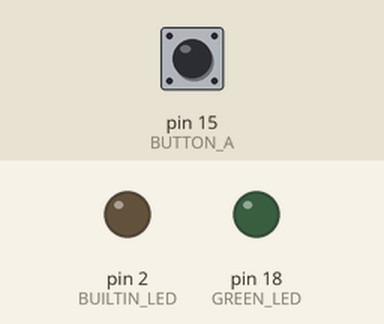
This sketch was run on a simulated Arduino Uno, built with avr-gcc and run on an emulated ATmega328P. Shown: output pins drawn as LEDs (lit = HIGH). The inputs (shaded band) are chosen by the test bench; at power-on: pin 15 (BUTTON_A) HIGH.

Above: at 1.2 s.
1.3 s: pin 15 (BUTTON_A) pulled LOW for 0.15 s
At 1.37 s:
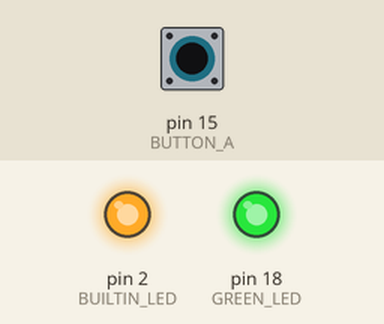
2.9 s: pin 15 (BUTTON_A) pulled LOW for 1 s
At 4.3 s:
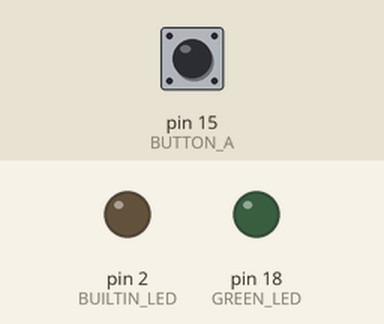
5.4 s: pin 15 (BUTTON_A) pulled LOW for 3.2 s
At 6.6 s:
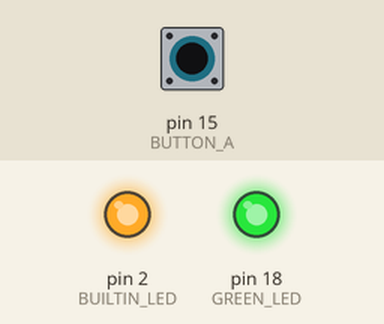
Timing chart, 0 to 10.1 s (numbered marks = the images above; inputs shaded):
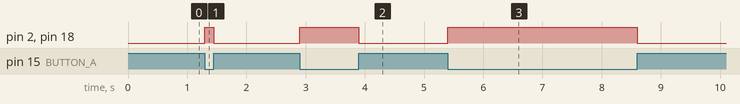

Measured:
- after the input at 1.3 s, pin 2 (BUILTIN_LED), pin 18 (GREEN_LED): LOW → HIGH at once, → LOW 0.15 s later
- after the input at 2.9 s, pin 2 (BUILTIN_LED), pin 18 (GREEN_LED): LOW → HIGH at once, → LOW 1.0 s later
- after the input at 5.4 s, pin 2 (BUILTIN_LED), pin 18 (GREEN_LED): LOW → HIGH at once, → LOW 3.2 s later

The sketch:

practice_1_mirror_lamp.ino
```cpp
// Chapter 2, Practice 1 - Mirror Lamp
// E2.4: Button A lights the green LED AND the built-in LED together.

const int BUTTON_A    = 15;   // Button A: GPIO 15 to GND
const int GREEN_LED   = 18;   // green LED + 220 ohm on GPIO 18
const int BUILTIN_LED = 2;    // the small LED on the board

void setup() {
  pinMode(BUTTON_A, INPUT_PULLUP);
  pinMode(GREEN_LED, OUTPUT);
  pinMode(BUILTIN_LED, OUTPUT);
}

void loop() {
  digitalWrite(GREEN_LED, !digitalRead(BUTTON_A));
  digitalWrite(BUILTIN_LED, !digitalRead(BUTTON_A));
}
```
